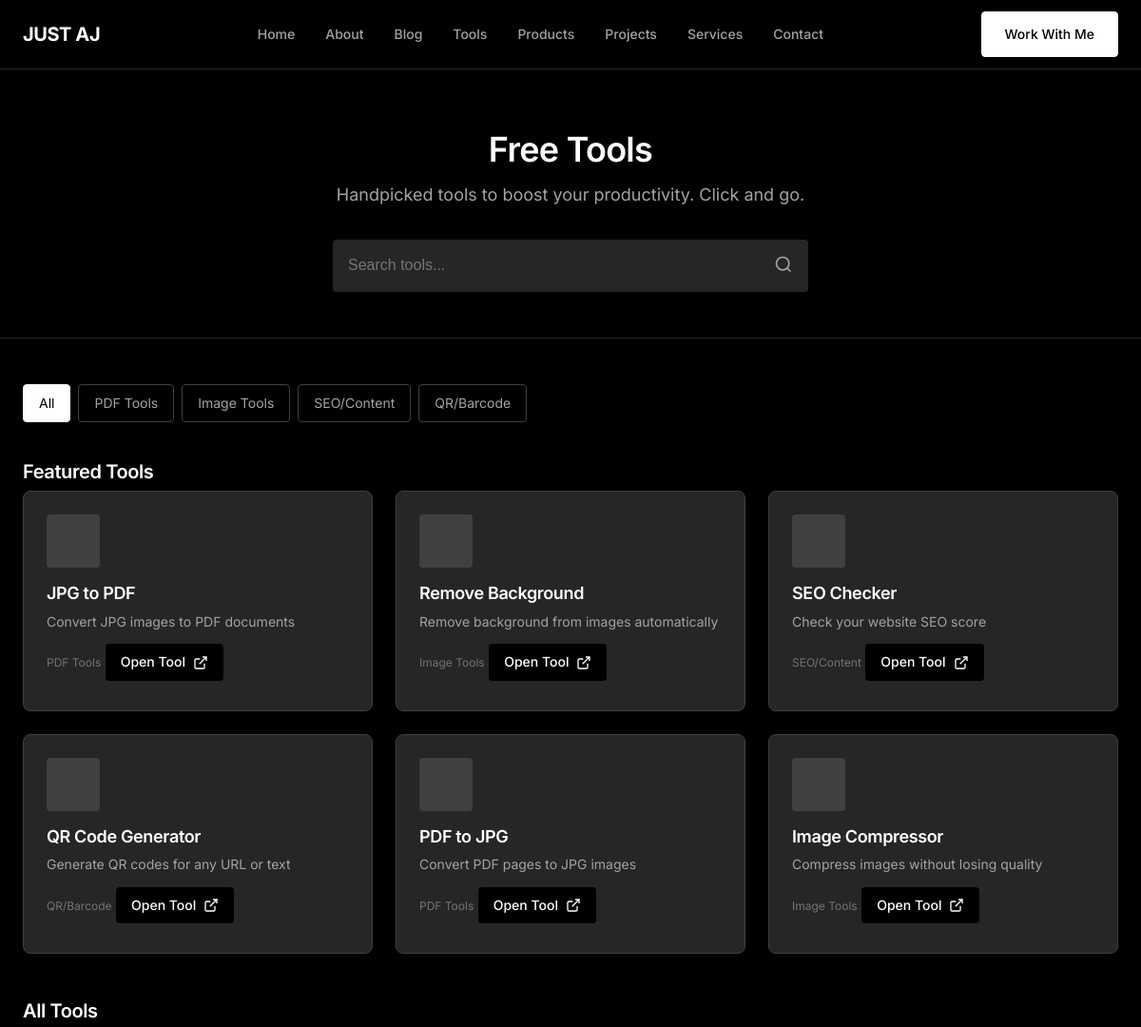
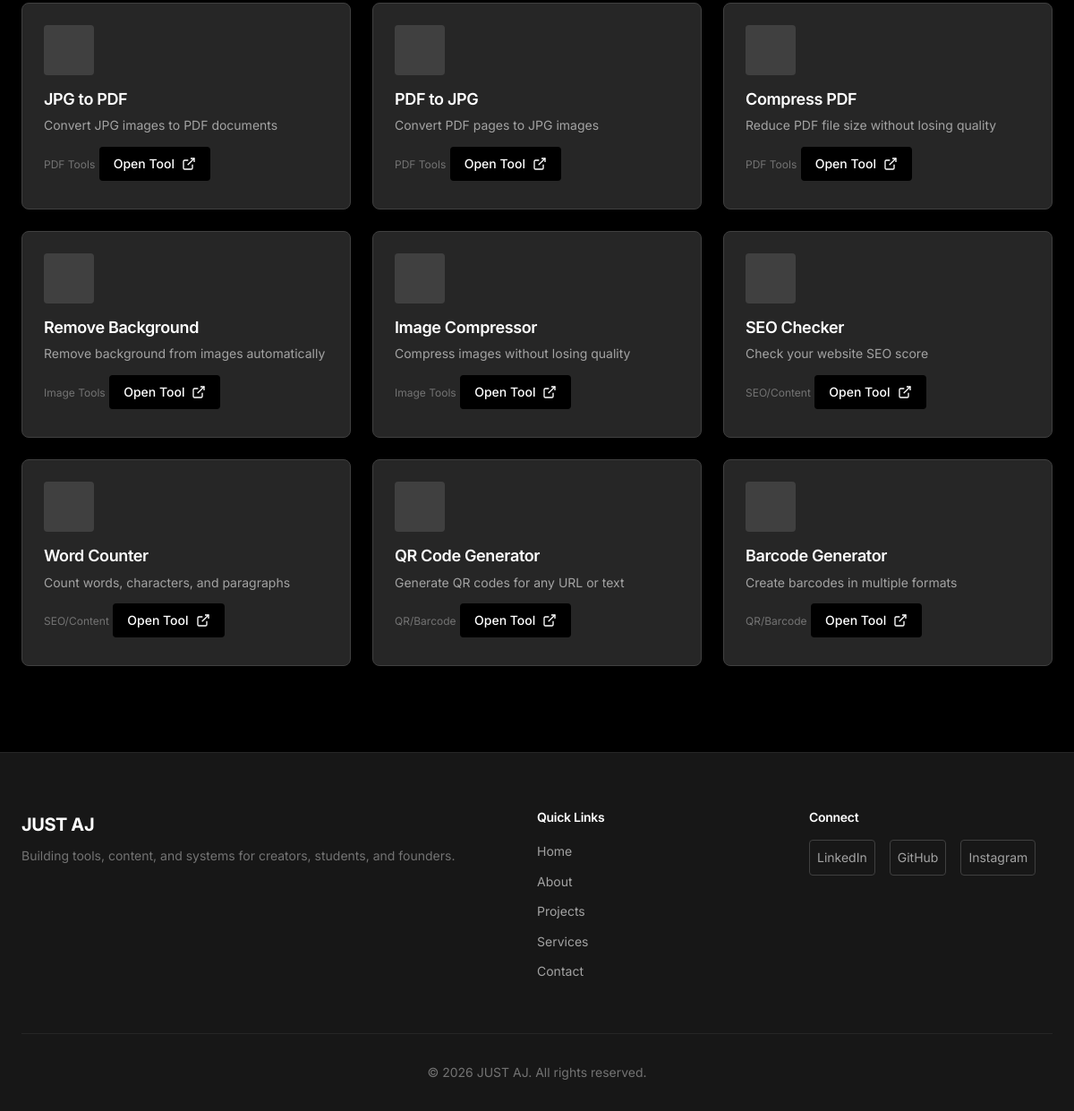
Page /tools/index.php on the committed database (2 pictures, top to bottom).
### tables this page shows
CREATE TABLE `settings` (
    `id` INT(11) NOT NULL AUTO_INCREMENT,
    `setting_key` VARCHAR(255) NOT NULL,
    `setting_value` TEXT,
    PRIMARY KEY (`id`),
    UNIQUE KEY `setting_key` (`setting_key`)
);

CREATE TABLE `tool_categories` (
    `id` INT(11) NOT NULL AUTO_INCREMENT,
    `name` VARCHAR(255) NOT NULL,
    `slug` VARCHAR(255) NOT NULL,
    `icon` VARCHAR(100),
    `description` TEXT,
    `sort_order` INT(11) DEFAULT 0,
    `status` ENUM('active', 'inactive') DEFAULT 'active',
    `created_at` TIMESTAMP DEFAULT CURRENT_TIMESTAMP,
    PRIMARY KEY (`id`),
    UNIQUE KEY `slug` (`slug`),
    KEY `sort_order` (`sort_order`)
);

CREATE TABLE `tools` (
    `id` INT(11) NOT NULL AUTO_INCREMENT,
    `category_id` INT(11) NOT NULL,
    `name` VARCHAR(255) NOT NULL,
    `slug` VARCHAR(255) NOT NULL,
    `description` TEXT,
    `tool_url` VARCHAR(500) NOT NULL,
    `icon` VARCHAR(100),
    `featured` ENUM('yes', 'no') DEFAULT 'no',
    `sort_order` INT(11) DEFAULT 0,
    `click_count` INT(11) DEFAULT 0,
    `status` ENUM('active', 'inactive') DEFAULT 'active',
    `created_at` TIMESTAMP DEFAULT CURRENT_TIMESTAMP,
    PRIMARY KEY (`id`),
    UNIQUE KEY `slug` (`slug`),
    KEY `category_id` (`category_id`),
    KEY `featured` (`featured`)
);

### includes/functions.php (called while the page is built, shortened)
<?php
function getSetting($key, $default = '') {
    global $pdo;
    $stmt = $pdo->prepare('SELECT setting_value FROM settings WHERE setting_key = ?');
    $stmt->execute([$key]);
    $result = $stmt->fetch();
    return $result ? $result['setting_value'] : $default;
}
function truncate($text, $length = 100) {
    return $text;
}
function getToolCategories() {
    global $pdo;
    return $pdo->query('SELECT tc.*, COUNT(t.id) as tool_count
                        FROM tool_categories tc
                        LEFT JOIN tools t ON tc.id = t.category_id AND t.status = "active"
                        WHERE tc.status = "active"
                        GROUP BY tc.id
                        ORDER BY tc.sort_order')->fetchAll();
}
function getFeaturedTools($limit = 6) {
    global $pdo;
    $stmt = $pdo->prepare('SELECT t.*, tc.name as category_name, tc.slug as category_slug
                           FROM tools t
                           LEFT JOIN tool_categories tc ON t.category_id = tc.id
                           WHERE t.status = "active" AND t.featured = "yes"
                           ORDER BY t.sort_order LIMIT ?');
    $stmt->execute([$limit]);
    return $stmt->fetchAll();
}
function getAllTools($limit = null) {
    global $pdo;
    $sql = 'SELECT t.*, tc.name as category_name, tc.slug as category_slug
            FROM tools t
            LEFT JOIN tool_categories tc ON t.category_id = tc.id
            WHERE t.status = "active"
            ORDER BY tc.sort_order, t.sort_order';
    $stmt = $pdo->query($sql);
    return $stmt->fetchAll();
}

### tools/index.php (the view, shortened to what this page needs)
<?php
require_once __DIR__ . '/../includes/db.php';
require_once INCLUDES_PATH . '/functions.php';
$searchQuery = isset($_GET['q']) ? sanitize($_GET['q']) : '';
$activeCategory = isset($_GET['category']) ? sanitize($_GET['category']) : null;
$categories = getToolCategories();
$allTools = $searchQuery ? searchTools($searchQuery) : getAllTools();
$featuredTools = getFeaturedTools(6);
?>
<!DOCTYPE html>
<html lang="en">
<head>
    <link rel="stylesheet" href="<?php echo BASE_URL; ?>/assets/css/style.css">
</head>
<body>
    <?php include INCLUDES_PATH . '/header.php'; ?>
    <main class="tools-page">
        <section class="hero">
            <div class="container">
                <h1>Free Tools</h1>
                <p class="tagline">Handpicked tools to boost your productivity. Click and go.</p>
                <form class="search-box" action="<?php echo BASE_URL; ?>/tools/" method="GET">
                    <input type="text" name="q" placeholder="Search tools..." value="<?php echo htmlspecialchars($searchQuery); ?>">
                    <button type="submit">
                        <svg width="20" height="20" viewBox="0 0 24 24" fill="none" stroke="currentColor" stroke-width="2">
                            <circle cx="11" cy="11" r="8"></circle>
                            <path d="M21 21l-4.35-4.35"></path>
                        </svg>
                    </button>
                </form>
            </div>
        </section>
        <section class="tools-section">
            <div class="container">
                <?php if ($searchQuery): ?>
                    <div class="search-results-header">
                        <h2>Search results for "<?php echo htmlspecialchars($searchQuery); ?>"</h2>
                        <a href="<?php echo BASE_URL; ?>/tools/" class="clear-search">Clear search</a>
                    </div>
                    <?php if (empty($allTools)): ?>
                        <div class="no-results">
                            <p>No tools found. Try a different search term.</p>
                        </div>
                    <?php endif; ?>
                <?php else: ?>
                    <div class="category-tabs">
                        <a href="<?php echo BASE_URL; ?>/tools/" class="tab <?php echo !$activeCategory ? 'active' : ''; ?>">All</a>
                        <?php foreach ($categories as $cat): ?>
                            <a href="<?php echo BASE_URL; ?>/tools/?category=<?php echo $cat['slug']; ?>"
                               class="tab <?php echo $activeCategory === $cat['slug'] ? 'active' : ''; ?>">
                                <?php echo htmlspecialchars($cat['name']); ?>
                            </a>
                        <?php endforeach; ?>
                    </div>
                <?php endif; ?>
                <?php if (!$searchQuery && !$activeCategory && !empty($featuredTools)): ?>
                    <div class="featured-tools">
                        <h2>Featured Tools</h2>
                        <div class="tools-grid">
                            <?php foreach ($featuredTools as $tool): ?>
                                <div class="tool-card">
                                    <div class="tool-icon">
                                    </div>
                                    <h3><?php echo htmlspecialchars($tool['name']); ?></h3>
                                    <p><?php echo htmlspecialchars(truncate($tool['description'] ?? '', 80)); ?></p>
                                    <span class="tool-category"><?php echo htmlspecialchars($tool['category_name'] ?? ''); ?></span>
                                    <a href="<?php echo BASE_URL; ?>/tools/redirect.php?slug=<?php echo $tool['slug']; ?>"
                                       class="tool-link" target="_blank" rel="noopener">
                                        Open Tool
                                        <svg width="16" height="16" viewBox="0 0 24 24" fill="none" stroke="currentColor" stroke-width="2">
                                            <path d="M18 13v6a2 2 0 0 1-2 2H5a2 2 0 0 1-2-2V8a2 2 0 0 1 2-2h6"></path>
                                            <polyline points="15 3 21 3 21 9"></polyline>
                                            <line x1="10" y1="14" x2="21" y2="3"></line>
                                        </svg>
                                    </a>
                                </div>
                            <?php endforeach; ?>
                        </div>
                    </div>
                <?php endif; ?>
                <div class="all-tools">
                    <h2><?php echo $searchQuery ? 'Search Results' : ($activeCategory ? ucfirst(str_replace('-', ' ', $activeCategory)) : 'All Tools'); ?></h2>
                    <?php
                    if ($searchQuery) {
                        $displayTools = $allTools;
                    } elseif ($activeCategory) {
                        $catData = getToolCategory($activeCategory);
                        $displayTools = $catData ? getToolsByCategory($catData['id']) : [];
                    } else {
                        $displayTools = $allTools;
                    }
                    ?>
                    <?php if (!empty($displayTools)): ?>
                        <div class="tools-grid">
                            <?php foreach ($displayTools as $tool): ?>
                                <div class="tool-card">
                                    <div class="tool-icon">
                                    </div>
                                    <h3><?php echo htmlspecialchars($tool['name']); ?></h3>
                                    <p><?php echo htmlspecialchars(truncate($tool['description'] ?? '', 80)); ?></p>
                                    <span class="tool-category"><?php echo htmlspecialchars($tool['category_name'] ?? ''); ?></span>
                                    <a href="<?php echo BASE_URL; ?>/tools/redirect.php?slug=<?php echo $tool['slug']; ?>"
                                       class="tool-link" target="_blank" rel="noopener">
                                        Open Tool
                                        <svg width="16" height="16" viewBox="0 0 24 24" fill="none" stroke="currentColor" stroke-width="2">
                                            <path d="M18 13v6a2 2 0 0 1-2 2H5a2 2 0 0 1-2-2V8a2 2 0 0 1 2-2h6"></path>
                                            <polyline points="15 3 21 3 21 9"></polyline>
                                            <line x1="10" y1="14" x2="21" y2="3"></line>
                                        </svg>
                                    </a>
                                </div>
                            <?php endforeach; ?>
                        </div>
                    <?php else: ?>
                        <div class="no-results">
                            <p>No tools available in this category.</p>
                        </div>
                    <?php endif; ?>
                </div>
            </div>
        </section>
    </main>
    <?php include INCLUDES_PATH . '/footer.php'; ?>
</body>
</html>

### includes/header.php (shortened to what this page needs)
<?php
require_once __DIR__ . '/db.php';
require_once __DIR__ . '/functions.php';
$siteName = getSetting('site_name', 'JUST AJ');
?>
<!DOCTYPE html>
<html lang="en">
<head>
    <link rel="stylesheet" href="<?php echo SITE_URL; ?>/assets/css/style.css">
    <link rel="stylesheet" href="https://cdnjs.cloudflare.com/ajax/libs/font-awesome/6.5.1/css/all.min.css">
</head>
<body>
    <header class="site-header">
        <div class="container header-inner">
            <a href="<?php echo SITE_URL; ?>" class="logo">
                <span class="logo-text"><?php echo htmlspecialchars($siteName); ?></span>
            </a>
            <nav class="main-nav">
                <ul class="nav-list">
                    <li><a href="<?php echo SITE_URL; ?>" class="<?php echo $currentPage === 'home' ? 'active' : ''; ?>">Home</a></li>
                    <li><a href="<?php echo SITE_URL; ?>/about.php" class="<?php echo $currentPage === 'about' ? 'active' : ''; ?>">About</a></li>
                    <li><a href="<?php echo SITE_URL; ?>/blog/" class="<?php echo $currentPage === 'blog' ? 'active' : ''; ?>">Blog</a></li>
                    <li><a href="<?php echo SITE_URL; ?>/tools/" class="<?php echo $currentPage === 'tools' ? 'active' : ''; ?>">Tools</a></li>
                    <li><a href="<?php echo SITE_URL; ?>/products/" class="<?php echo $currentPage === 'products' ? 'active' : ''; ?>">Products</a></li>
                    <li><a href="<?php echo SITE_URL; ?>/projects.php" class="<?php echo $currentPage === 'projects' ? 'active' : ''; ?>">Projects</a></li>
                    <li><a href="<?php echo SITE_URL; ?>/services.php" class="<?php echo $currentPage === 'services' ? 'active' : ''; ?>">Services</a></li>
                    <li><a href="<?php echo SITE_URL; ?>/contact.php" class="<?php echo $currentPage === 'contact' ? 'active' : ''; ?>">Contact</a></li>
                </ul>
            </nav>
            <a href="<?php echo SITE_URL; ?>/contact.php" class="btn btn-primary cta-btn">Work With Me</a>
        </div>
    </header>
    <main class="main-content">

### includes/footer.php (shortened to what this page needs)
</main>
    <footer class="site-footer">
        <div class="container">
            <div class="footer-inner">
                <div class="footer-brand">
                    <span class="logo-text"><?php echo htmlspecialchars(getSetting('site_name', 'JUST AJ')); ?></span>
                    <p class="footer-tagline"><?php echo htmlspecialchars(getSetting('site_tagline', '')); ?></p>
                </div>
                <div class="footer-links">
                    <h4>Quick Links</h4>
                    <ul>
                        <li><a href="<?php echo SITE_URL; ?>">Home</a></li>
                        <li><a href="<?php echo SITE_URL; ?>/about.php">About</a></li>
                        <li><a href="<?php echo SITE_URL; ?>/projects.php">Projects</a></li>
                        <li><a href="<?php echo SITE_URL; ?>/services.php">Services</a></li>
                        <li><a href="<?php echo SITE_URL; ?>/contact.php">Contact</a></li>
                    </ul>
                </div>
                <div class="footer-social">
                    <h4>Connect</h4>
                    <div class="social-links">
                        <a href="<?php echo getSetting('linkedin_url', '#'); ?>" target="_blank" rel="noopener" class="social-link">LinkedIn</a>
                        <a href="<?php echo getSetting('github_url', '#'); ?>" target="_blank" rel="noopener" class="social-link">GitHub</a>
                        <a href="<?php echo getSetting('instagram_url', '#'); ?>" target="_blank" rel="noopener" class="social-link">Instagram</a>
                    </div>
                </div>
            </div>
            <div class="footer-bottom">
                <p>&copy; <?php echo date('Y'); ?> <?php echo htmlspecialchars(getSetting('site_name', 'JUST AJ')); ?>. All rights reserved.</p>
            </div>
        </div>
    </footer>
</body>
</html>

### rows in the picture
settings: setting_value "JUST AJ"
tool_categories: name "PDF Tools"
tool_categories: name "Image Tools"
tool_categories: name "SEO/Content"
tool_categories: name "QR/Barcode"
tools: name "JPG to PDF", description "Convert JPG images to PDF documents", tool_categories.name "PDF Tools"
tools: name "Remove Background", description "Remove background from images automatically", tool_categories.name "Image Tools"
tools: name "SEO Checker", description "Check your website SEO score", tool_categories.name "SEO/Content"
tools: name "QR Code Generator", description "Generate QR codes for any URL or text", tool_categories.name "QR/Barcode"
tools: name "PDF to JPG", description "Convert PDF pages to JPG images", tool_categories.name "PDF Tools"
tools: name "Image Compressor", description "Compress images without losing quality", tool_categories.name "Image Tools"
tools: name "Compress PDF", description "Reduce PDF file size without losing quality", tool_categories.name "PDF Tools"
tools: name "Word Counter", description "Count words, characters, and paragraphs", tool_categories.name "SEO/Content"
tools: name "Barcode Generator", description "Create barcodes in multiple formats", tool_categories.name "QR/Barcode"
settings: setting_value "Building tools, content, and systems for creators, students, and founders."
